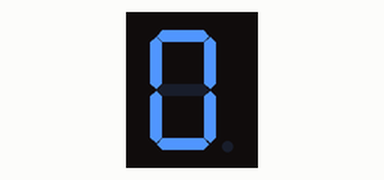
The program below on a simulated Raspberry Pi (header pin numbers). On the bench: 1-digit seven-segment display. The segment pins are drawn as the display they are named for.

Above: at 0.1 s.
At 3.1 s:
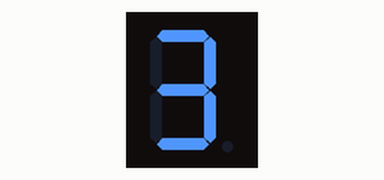
At 5.1 s:
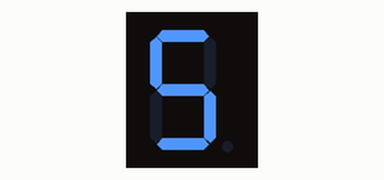
At 8.1 s:
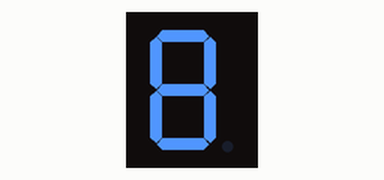
At 21.1 s:
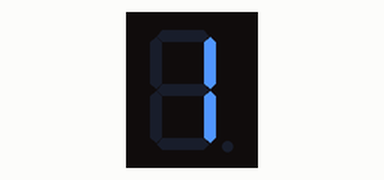
At 29.1 s:
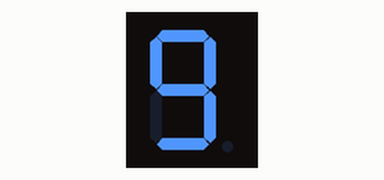

The program:

7segment.py
```python
# Controling a 7 segment display
# Component: 5011AS

import RPi.GPIO as GPIO
from time import sleep

# Board Setup
GPIO.setmode(GPIO.BOARD)

# Pi pins
aPin = 11
bPin = 13
cPin = 40
dPin = 38
ePin = 31
fPin = 29
gPin = 15
hPin = 16

GPIO.setup(aPin, GPIO.OUT)
GPIO.setup(bPin, GPIO.OUT)
GPIO.setup(cPin, GPIO.OUT)
GPIO.setup(dPin, GPIO.OUT)
GPIO.setup(ePin, GPIO.OUT)
GPIO.setup(fPin, GPIO.OUT)
GPIO.setup(gPin, GPIO.OUT)

# Segment Pins
A, B, C, D, E, F, G = aPin, bPin, cPin, dPin, ePin, fPin, gPin

# Numbers
zero = [A, B, C, D, E, F]
one = [B, C]
two = [A, B, G, E, D]
three = [A, B, G, C, D]
four = [B, C, G, F]
five = [A, F, G, C, D]
six = [A, F, E, D, C, G]
seven = [A, B, C]
eight = [A, B, C, D, E, F, G]
nine = [A, B, C, D, G, F]

numbers = [
    zero, one, two, three, four,
    five, six, seven, eight, nine
]

try:
    while True:
        for i in numbers:
            for j in i:
                GPIO.output(j, 1)
            sleep(1)
            for j in i:
                GPIO.output(j, 0)

        sleep(10)

except KeyboardInterrupt:
    GPIO.cleanup()
    print("\nExitting...\n")
```

Measured:
- what the display in image 0 shows lasts 1.0 s, from 0.1 s to 1.1 s
